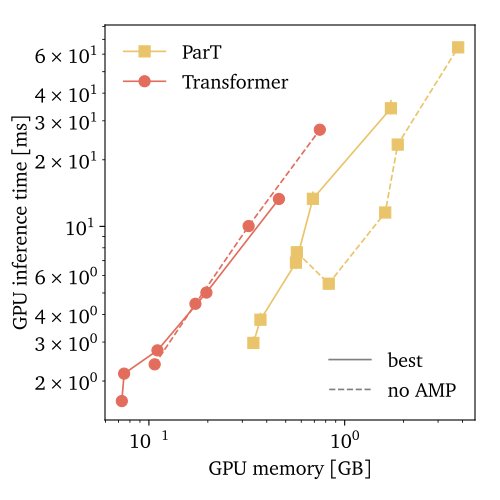

Recreate this plot in Python.
from matplotlib.backends.backend_pdf import PdfPages

from scaling.metrics import load_data, merge_data, plot_metric_scatter

SIZES = [-2.0, -1.0, 0.0, 1.0, 2.0]


def main():
    gpu = load_data("cost_estimate/inference_gpu.json")
    cpu = merge_data(
        load_data("cost_estimate/inference_cpu.json"),
        load_data("cost_estimate/basics.json"),
    )

    with PdfPages("scaling/metrics_amp.pdf") as pdf:
        plot_metric_scatter(
            pdf,
            gpu,
            SIZES,
            xlabel="GPU memory [GB]",
            ylabel="GPU inference time [ms]",
            x_key="memory_alloc",
            y_key="mean",
            ablate="amp",
            series_labels=("best", "no AMP"),
        )
        plot_metric_scatter(
            pdf,
            cpu,
            SIZES,
            xlabel="FLOPs",
            ylabel="CPU inference time [ms]",
            x_key="flops",
            y_key="mean",
            ablate="amp",
            series_labels=("best", "no AMP"),
        )


if __name__ == "__main__":
    main()
